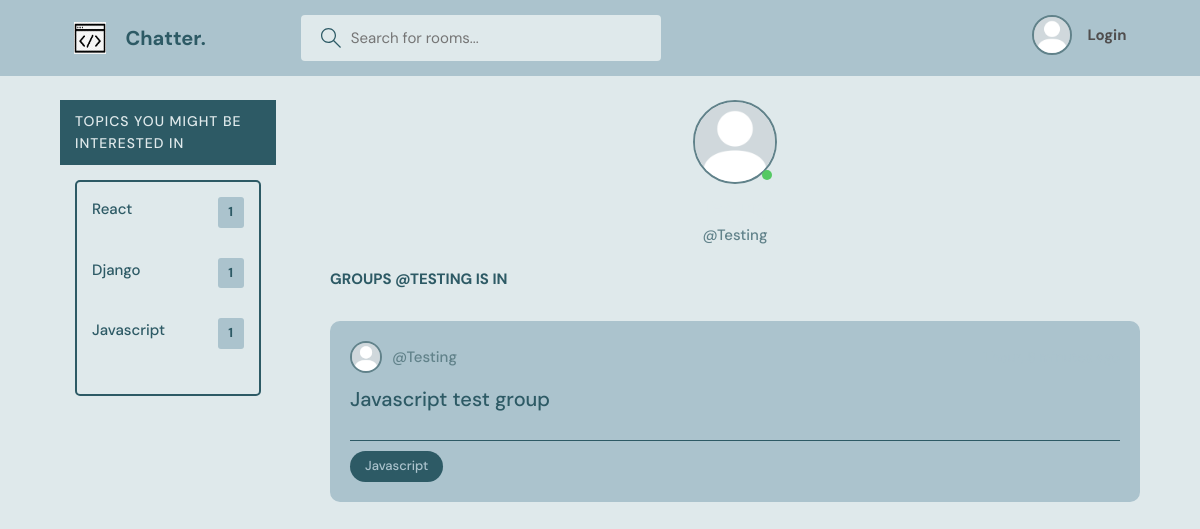
The page /profile/4/ on the database its author committed.
### base/models.py (models this page shows, shortened)
class Topic(models.Model):
    name = models.CharField(max_length=100)

class User(AbstractUser):
    name = models.CharField(max_length=200, null=True)
    email = models.EmailField(unique=True, null=True)
    bio = models.TextField(null=True)
    avatar = models.ImageField(null=True, default="default-avatar.png")
    USERNAME_FIELD = 'email'
    REQUIRED_FIELDS = []

class Room(models.Model):
    host = models.ForeignKey(User, on_delete=models.SET_NULL, null = True)
    topic= models.ForeignKey(Topic, on_delete=models.SET_NULL, null = True)
    name = models.CharField(max_length =200) # specify the attribute and its value
    description = models.TextField(null = True, blank = True) # by default null is set to False. Null = true means description can be blank. Null is for database and blank is for the form
    participants = models.ManyToManyField(User, related_name='participants', blank=True)
    updated = models.DateTimeField(auto_now = True) #snapshot every time we save
    created = models.DateTimeField(auto_now_add = True) #snapshot the first time we add it
    class Meta:
        ordering = ['-updated', '-created']

### base/views.py (the view)
# urls.py: path('profile/<str:pk>/', views.userProfile, name="user-profile"),
def userProfile(request, pk):
    user = User.objects.get(id=pk)
    rooms = user.room_set.all()
    room_message = user.message_set.all()
    topics = Topic.objects.all()
    context = {'user': user, 'rooms': rooms, 'topics': topics}
    return render(request, 'base/profile.html', context)

### base/templates/base/profile.html (shortened to what this page needs)
{% extends 'main.html' %}
{% load static %}
{% block content %}
<main class="profile-page layout layout--1">
  <div class="container">
    {% include 'base/topics_component.html' %}
    <div class="roomList">
      <div class="profile">
        <div class="profile__avatar">
          <div class="avatar avatar--large active">
            <img src="{{user.avatar.url}}" />
          </div>
        </div>
        <div class="profile__info">
          <h3>{{user.name}}</h3>
          <p>@{{user.username}}</p>
        </div>
        <div class="profile__about">
          <h3> Groups @{{user.username}} is in </h3>
        </div>
      </div>
      {% include 'base/feed_component.html' %}
    </div>
  </div>
</main>
{% endblock content %}

### base/templates/base/topics_component.html (shortened to what this page needs)
{% if page == 'login' %}
<div class="topics">
    <div class="activities__header">
      <h2> Room topics </h2>
    </div>
    <div class="activities__box">
      <ul class="topics__list">
        <li>
        </li>
        {% for topic in topics %}
        <li>
          <a href="{% url 'home' %}?q={{topic.name}}">{{topic.name}}<span>{{topic.room_set.all.count}}</span></a>
        </li>
        {% endfor %}
      </ul>
    </div>
  </div>
{% else %}
  <div class="topics">
      <div class="activities__header">
        <h2> Topics you might be interested in </h2>
      </div>
      <div class="activities__box">
        <ul class="topics__list">
          {% for topic in topics %}
          <li>
            <a href="{% url 'login' %}?q={{topic.name}}">{{topic.name}}<span>{{topic.room_set.all.count}}</span></a>
          </li>
          {% endfor %}
        </ul>
      </div>
    </div>
{% endif %}

### base/templates/base/feed_component.html (shortened to what this page needs)
{% for room in rooms %}
<div class="roomListRoom">
    <div class="roomListRoom__header">
        <a href="{% url 'user-profile' room.host.id %}" class="roomListRoom__author">
            <div class="avatar avatar--small">
                <img src="{{room.host.avatar.url}}" />
            </div>
            <span>
                @{{room.host.username}}
            </span>
        </a>
        <div class="roomListRoom__actions">
            <span> {{room.created | timesince }} ago</span>
        </div>
    </div>
    <div class="roomListRoom__content">
        <a href="{% url 'room' room.id %}">{{room.name}}</a>
    </div>
    <div class="roomListRoom__meta">
        <p class="roomListRoom__topic">{{room.topic.name}}</p>
    </div>
</div>
{% endfor %}

### static/styles/style.css (style rules this page uses)
:root { --color-main: #61828A; --color-dark: #abc3cd; --color-dark-medium: #2d5a65; --color-dark-light: #2d5a65; --color-light: #DfE9Eb; --color-gray: #504e4e; --color-light-gray:#abc3cd; --color-bg: #DfE9Eb; --color-success: #55c963; --color-error: #fc4b0b; }
* { font-family: "DM Sans", -apple-system, BlinkMacSystemFont, "Segoe UI", Roboto, Oxygen, Ubuntu, Cantarell, "Open Sans", "Helvetica Neue", sans-serif; margin: 0; padding: 0; box-sizing: border-box; text-rendering: optimizeLegibility; color: inherit; font-size: inherit; }
html { font-size: 56.25%; }
@media only screen and (min-width: 1200px) { html { font-size: 62.5%; } }
body { line-height: 1.6; font-weight: 400; font-size: 1.5rem; color: var(--color-light-gray); background-color: var(--color-bg); min-height: 100vh; }
img { width: 100%; }
a { display: inline-block; color: var(--color-main); text-decoration: none; }
.container { max-width: 120rem; width: 90%; margin: auto; }
.avatar { position: relative; display: inline-block; border-radius: 50%; border: 2px solid var(--color-main); }
.avatar img { display: block; border-radius: 50%; object-fit: cover; object-position: center; }
.avatar::after { content: ""; display: block; position: absolute; z-index: 111; border-radius: 50%; }
.avatar.active::after { background-color: var(--color-success); }
.avatar.avatar--small img { width: 2.8rem; height: 2.8rem; }
.avatar.avatar--small:after { width: 0.7rem; height: 0.7rem; bottom: 0px; right: -6px; }
.avatar.avatar--large img { display: block; width: 8rem; height: 8rem; border-radius: 50%; }
.avatar.avatar--large:after { width: 1rem; height: 1rem; bottom: 2px; right: 3.5px; }
.layout { margin-top: 2.4rem; }
.layout > .container { display: flex; justify-content: space-between; align-items: flex-start; }
.layout--1 > .container > div:first-child { flex-basis:20%; }
.layout--1 > .container > div:last-child { flex-basis:75%; }
.topics__list { list-style: none; }
.topics__list li a { display: flex; justify-content: space-between; margin-bottom: 3rem; font-weight: 500; color: var(--color-dark-light); transition: all 0.3s ease-in-out; }
.topics__list li a span { padding: 0.5rem 1rem; background-color: var(--color-dark); border-radius: 3px; font-size: 1.3rem; font-weight: 700; letter-spacing: 1px; }
.roomListRoom { margin-bottom: 2.4rem; background-color: var(--color-dark); border-radius: 1rem; padding: 2rem; }
.roomListRoom__header { display: flex; justify-content: space-between; align-items: center; }
.roomListRoom__author { font-weight: 500; display: flex; align-items: center; gap: 1rem; }
.roomListRoom__actions { display: flex; align-items: flex-start; gap: 1rem; position: relative; }
.roomListRoom__actions span { font-size: 1.4rem; font-weight: 500; }
.roomListRoom__content { margin: 1rem 0; }
.roomListRoom__content a { font-size: 2rem; font-weight: 500; margin-bottom: 1.5rem; color: var(--color-dark-medium); transition: all 0.3s ease-in-out; }
.roomListRoom__meta { border-top: 1px solid var(--color-dark-medium); padding-top: 1rem; display: flex; align-items: center; justify-content: space-between; }
.roomListRoom__topic { padding: 5px 1.5rem; background-color: var(--color-dark-medium); border-radius: 5rem; font-weight: 500; font-size: 1.3rem; }
.activities__header h2 { background-color: var(--color-dark-medium); text-transform: uppercase; font-weight: 500; padding: 1rem 1.5rem; color: var(--color-light); letter-spacing: 1px; font-size: 1.4rem; }
.activities__box { margin: 1.5rem; padding: 1.5rem; border: 2px solid var(--color-dark-medium); border-radius: 5px; }
.profile { margin-bottom: 3rem; }
.profile__avatar { text-align: center; }
.profile__info { text-align: center; }
.profile__info h3 { font-size: 2rem; color: var(--color-light); font-weight: 400; }
.profile__info p { color: var(--color-main); font-weight: 500; margin-bottom: 1rem; }
.profile__about { margin-top: 2rem; }
.profile__about h3 { text-transform: uppercase; color: var(--color-dark-light); margin-bottom: 0.5rem; }

### rows shown on the page
Topic: name "React", room_set.all.count "1"
Topic: name "Django", room_set.all.count "1"
Topic: name "Javascript", room_set.all.count "1"
User: avatar (placeholder picture), username "Testing", username "TESTING"
Room: host.avatar (placeholder picture), host.username "Testing", name "Javascript test group", topic.name "Javascript"
